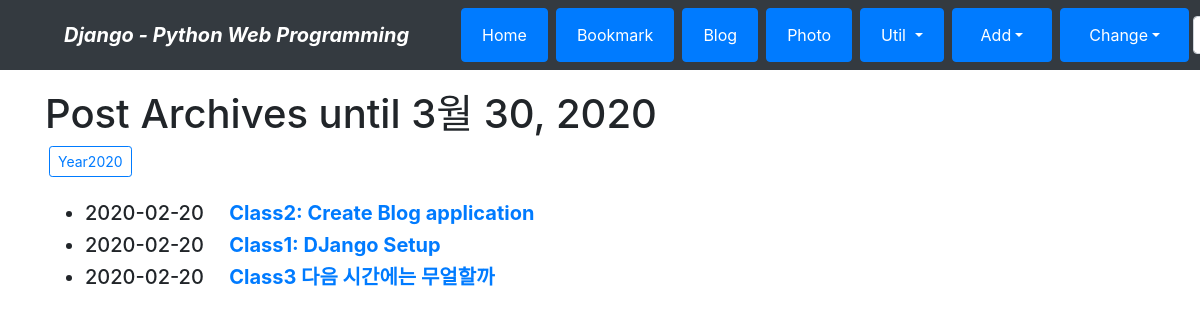
Page /blog/archive/ on the earlier database version.
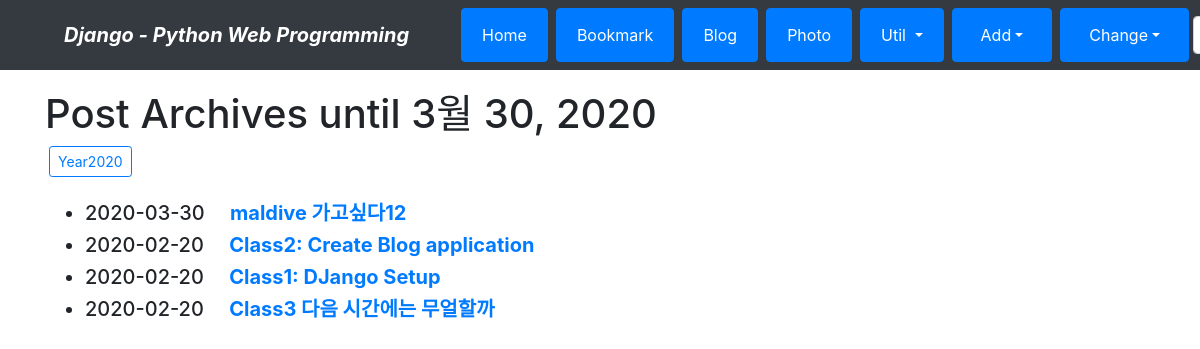
Same page on the later database version.
### blog/models.py (models this page shows, shortened)
class Post(models.Model):
    title = models.CharField(verbose_name='TITLE', max_length=50)
    slug = models.SlugField('SLUG',unique=True, allow_unicode=True, help_text='one word for title alias.')
    description = models.CharField('DESCRIPTION', max_length=100, blank=True, help_text='simple description text.')
    content = models.TextField('CONTENT')
    create_dt = models.DateTimeField('CREATE DATE', auto_now_add=True)
    modify_dt = models.DateTimeField('MODIFY DATE', auto_now=True)
    tags = TaggableManager(blank=True)
    owner = models.ForeignKey(User, on_delete=models.CASCADE, verbose_name='OWNER', blank=True, null=True)
    class Meta:
        verbose_name = 'post'
        verbose_name_plural = 'posts'
        db_table = 'blog_posts'
        ordering = ('-modify_dt',)
    def get_absolute_url(self):
        return reverse('blog:post_detail', args=(self.slug,))

### blog/views.py (the view)
# urls.py: path('archive/', views.PostAV.as_view(), name='post_archive'),
class PostAV(ArchiveIndexView):
    model = Post
    date_field = 'modify_dt'

### blog/templates/blog/post_archive.html (shortened to what this page needs)
{% extends "base.html" %}
{% block content %}
    <h1>Post Archives until {% now "N d, Y" %}</h1>
    {% for date in date_list %}
        <a href="{% url 'blog:post_year_archive' date|date:'Y' %}"
        class="btn btn-outline-primary btn-sm mx-1">Year{{ date|date:"Y" }}</a>
    {% endfor %}
    <br/><br/>
    <div>
        <ul>
            {% for post in object_list %}
            <li class="h5">{{ post.modify_dt|date:"Y-m-d" }}&emsp;
                <a href="{{ post.get_absolute_url }}"><strong>{{ post.title }}</strong></a>
            </li>
            {% endfor %}
        </ul>
    </div>
{% endblock %}

Differences in the rows shown:
added Post: modify_dt "2020-03-30", title "maldive 가고싶다12"
